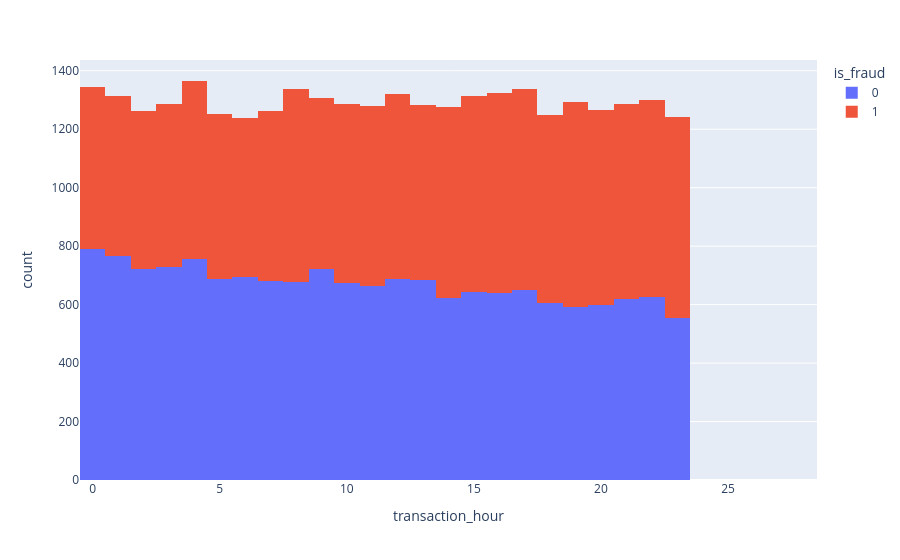

The notebook cell saved with this chart:
### Markdown cell above
### Transaction hour

### Code cell
px.histogram(
    df,
    x='transaction_hour',
    color='is_fraud'
)

### Figure 1 — Plotly figure (JSON) as saved in the notebook; plotly's stock layout.template omitted (floating-point values rounded to 4 significant figures; data arrays with more than 128 entries replaced by an {"elided": "..."} marker saying what was removed)
{"data": [{"bingroup": "x", "hovertemplate": "is_fraud=0<br>transaction_hour=%{x}<br>count=%{y}<extra></extra>", "legendgroup": "0", "marker": {"color": "#636efa", "pattern": {"shape": ""}}, "name": "0", "orientation": "v", "showlegend": true, "type": "histogram", "x": {"elided": "16413 float values"}, "xaxis": "x", "yaxis": "y"}, {"bingroup": "x", "hovertemplate": "is_fraud=1<br>transaction_hour=%{x}<br>count=%{y}<extra></extra>", "legendgroup": "1", "marker": {"color": "#EF553B", "pattern": {"shape": ""}}, "name": "1", "orientation": "v", "showlegend": true, "type": "histogram", "x": {"elided": "15240 float values"}, "xaxis": "x", "yaxis": "y"}], "layout": {"barmode": "relative", "legend": {"title": {"text": "is_fraud"}, "tracegroupgap": 0}, "margin": {"t": 60}, "xaxis": {"anchor": "y", "domain": [0, 1], "title": {"text": "transaction_hour"}}, "yaxis": {"anchor": "x", "domain": [0, 1], "title": {"text": "count"}}}}
